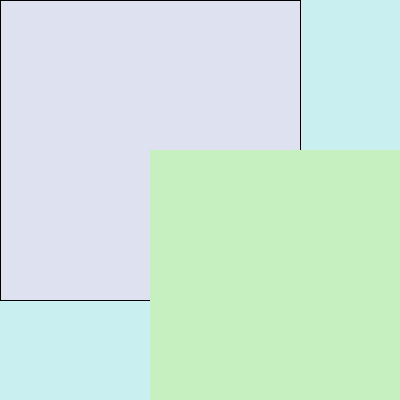
Frame 1 (no input)
Frame 60 (the mouse pressed at the canvas centre just before this capture): identical to frame 1, image omitted
Frame 120 (the mouse held since frame 60 and released just before this capture): identical to frame 1, image omitted

The Processing sketch that drew this single still picture (run headless with seeded random() and noise(); from frame 60 on, the mouse is pressed at the canvas centre):

// Processing sketch: p5Example
// ── p5Example.pde
/*
主にProcessingについて
smoothやstroke、fillとか
classも作ってみる
*/

void setup(){
  size(400, 400);
  smooth();
  colorMode(HSB);
}

void draw(){
  background(128, 40, 240);
  
  stroke(0);
  fill(160, 20, 240);
  rect(0, 0, 300, 300);
  
  noStroke();
  fill(80, 50, 240);
  rect(150, 150, 250, 250);
}
